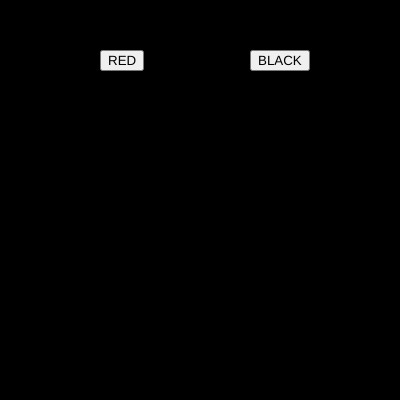
Frame 1 (no input)
Frame 60 (no input): identical to frame 1, image omitted
Frame 120 (the mouse pressed at the canvas centre since frame 60): identical to frame 1, image omitted

The p5.js sketch that drew this single still picture (run headless with seeded random() and noise() and a simulated clock; from frame 60 on, the mouse is pressed at the canvas centre):

// p5.js sketch
// ── sketch.js
var btn_red;
var btn_green;

var r = 0;
var g = 0;
var b = 0;

function setup() {
  createCanvas(400, 400); 
  
  btn_red = createButton("RED");
  btn_red.position(100,50);
  btn_red.mousePressed(red_bg);

  btn_green= createButton("BLACK");
  btn_green.position(250,50);
  btn_green.mousePressed(green_bg);

}

function draw() {
  background(r,g,b);
}


function red_bg(){
  r = 255;
  g = 0;
  b = 0
}

function green_bg(){
  r =  
  g = 0;
  g = 0;
}
